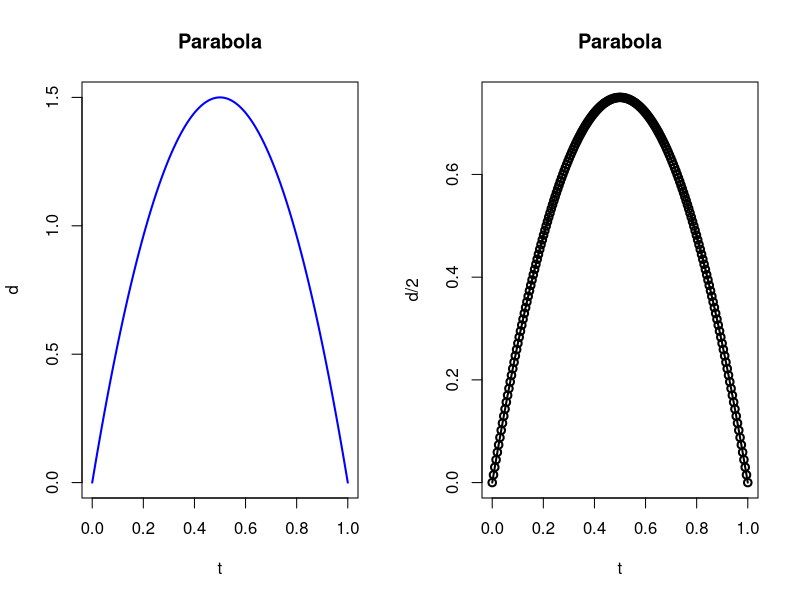

This chart was generated by the following R code:
print('Sum of the first n positive integers. Consider the sequence of positive integers 1, 2, 3, 4, .... One can show by mathematical induction that the sum of the first n of them is sn = n(n + 1)/2. For example, 1 + 2 + 3 + 4 + 5 = 15 = 5(6)/30. For values of n up to 50, we can illustrate this theorem in R as follows: ')
print('i = 1:50')
i = 1:50 
cat('s = i*(i+1)/2')
s = i*(i+1)/2
cat ('\n ') 
print(cumsum(i))
message('mean should be one?\n', mean(s == cumsum(i)))
cat('\n --------------------- \n')
cat('This difference function seems pretty cool. lets try to mess with it\n')
cat('> a <- (1:5)^3\n')
a<- (1:5)^3
cat('> a\n')
print(a)
cat('> diff(a)\n')
print(diff(a))
cat('\nnotice how its length is shorter than the original by one, naturally\n')
cat('\n')
cat('do some plotting\n\n')
#cat('> plot(c(a,rev(a)))\n')

#plot(c(a,rev(a)))
t <- seq(0, 1, length=200) 
d <- 6*(t - t^2) 

par(mfrow=c(1,2))
plot(t, d, type="l", lwd=2, col="blue", main="Parabola") 
plot(t, d/2, type="o", lwd=2, col="black", main="Parabola") 


IQ <- c( 84, 108, 98, 110, 86, 123, 101, 114, 121, 131, 90, 108, 105, 93, 95, 102, 119, 98, 94, 73)
cat('\n    ---------------  \n')
cat('> IQ <- c( 84, 108, 98, 110, 86, 123, 101, 114, 121, 131, 90, 108, 105, 93, 95, 102, 119, 98, 94, 73\n')
cat('> mean(IQ)\n')
print(mean(IQ))
cat('> sd(IQ)\n')
print(sd(IQ))
cat('The so-called empirical rule says that for many samples all or almost all of the observations lie within an interval that extends three sample standard deviations on either side of the sample mean. Is that true here?\n') 


cat('> sample(1:52, 5)\n') 
print(sample(1:52, 5) )
